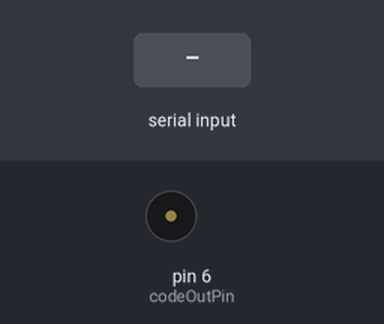
The sketch below on a simulated Arduino Uno, built with avr-gcc and run on an emulated ATmega328P. Shown: buzzer (waves = sounding). The inputs (shaded band) are chosen by the test bench. What the sketch prints to the serial monitor is not drawn.

Above: at 1.5 s.
1.6 s: "A\n" received over Serial
At 1.9 s:
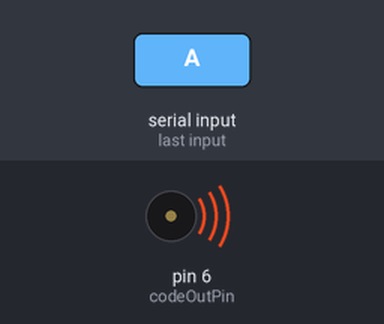
5.0 s: "B\n" received over Serial
At 6.6 s:
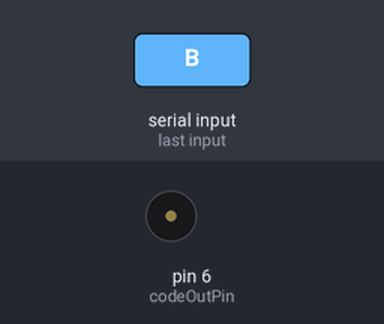
8.0 s: "C\n" received over Serial
At 8.22 s:
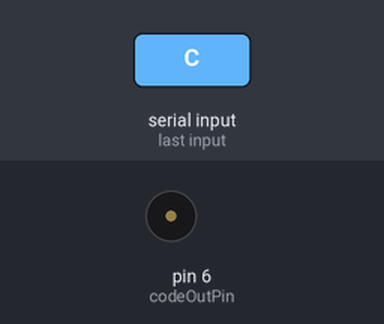
Timing chart, 0 to 11.0 s (numbered marks = the images above; inputs shaded):
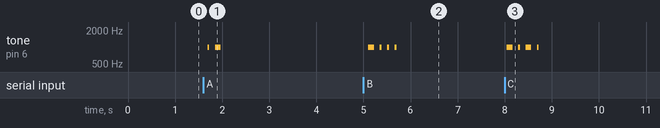

The sketch:

Arduino_Morse_Transcoder_Sketch.ino
```cpp
//Program Control Variables
//Int to control the flow of the program
//0 = User Input
//1 = Processing
//2 = Encoding/Transmitting
//3 = Reset

int progStage = 0;

//Serial Text Collection Variables
//-----------------------------------------------------------------------------------------
//String variable to collect and store raw text input
//the variable should be 1 more than the limit to allow detection of overrun
//Should be reset by variable reset function
String txtCollection = "";
//bool to indicate that text collection has completed
//Set to false once transmission is complete
bool txtCollectionComplete = false;

//Message Processing Variables
//-----------------------------------------------------------------------------------------
//Int to control the max characters allowed
int maxCharacters = 60;
//Bool to indicate that the message has been approved
//set to false once transmission complete
bool msgProcessingComplete = false;
//bool to stop processing if the message fails a condition
bool msgProcessingFailed = false;

//Encoding Processing Variables
//-----------------------------------------------------------------------------------------
//Bool to indicate that the message has been encoded
//Set to false once the transmission complete
bool morseEncodingComplete = false;
//String for accumulating the morse binary
String morseBinaryString = "";

//Transmission Processing Variable
//-----------------------------------------------------------------------------------------
//bool to indicate that the morse has finished transmitting
bool transmissionComplete = false;
//Int to store the tone frequency that the morse should be transmissed with
int msTone = 1000;
//int to store the time that each morse binary bit should play
//Based on the 5 character word "PARIS" - 20wpm requires a 60 ms dit(1)
int morseBinaryDelay = 40;

//++++++++++++++++
//Pin for sending out morse code tone
int codeOutPin = 6;

//-----------------------------------------------------------------------------------------
void setup() {
  //Start the Serial Connection
  Serial.begin(9600);

  //Set pin modes
  //Set pinMode for codeOutPin
  pinMode(codeOutPin, OUTPUT);
  digitalWrite(codeOutPin, LOW);

  //Introduce the program
  Serial.println(F("\n-----------------------------------------"));
  Serial.println(F("Morse Code Transcoder by Jonathan Ceis"));
  Serial.println(F("A project for Edmonds College - ENGR121"));
  Serial.println(F("-----------------------------------------"));
  Serial.println(F("Messages must be less than 60 characters long and contain a-z, A-Z, 0-9, and space characters\n"));
  Serial.println(F("++++++++++++++++++++++++++++++++++++++++++++++++++++++++++++++++++++++++++++++++++++++++++++++++\n"));
  //Send the first prompt to enter text
  prompt4Message();
}

void loop() {

  //INPUT
  //Wait for text input
  //Once text is input proceed
  while (progStage == 0 && !txtCollectionComplete){
    //If data is in the serial buffer then read it
    //Otherwise wait
    if(Serial.available() > 0){
      readSerialData();
    }
    else{
      //delay to prevent program from progressing
      delay(100);
    }
  }
  //if still in progStage 0 and text collection has been completed then update the program stage to 1
  if (progStage == 0 && txtCollectionComplete){
    progStage = 1;
  }

  //PROCESSING
  //Process the message once text collection has been completed
  if(progStage == 1 && !msgProcessingComplete){
    //call the function to process the message and set msgProcessingFailed to true if the text is not alphanumeric
    msgProcessingFailed = processMessage();
  }

  //if still in program stage 1 and processing has been completed check to see if msgProcessing failed
  //If message processing failed then go to program stage 3 to reset, otherwise proceed to stage 2 for encoding
  if (progStage == 1 && msgProcessingComplete){
    if(msgProcessingFailed){
      Serial.println(F("\n  --->!!! Transmission Aborted !!!!<---"));
      progStage = 3;
    }
    else {
      //Proceed with Encoding and transmitting
      progStage = 2;
    }
  }

  //ENCODING/TRANSMITTING
  //If processing is complete move on to encoding/transmitting
  if(progStage == 2 && !morseEncodingComplete){
    //Iterate through the txtCollection String and pass each character to the morseEncoder
    for(int i=0; i < txtCollection.length(); i++){
      Serial.print(F("  -Encoding: "));
      Serial.print(txtCollection[i]);
      Serial.print(F(" -> Transmitting: "));
      morseBinaryString = morseEncoder(txtCollection[i]);

      //Pass each character of the morse binary string to the morse transmitter
      for (int s=0; s < morseBinaryString.length(); s++){
        morseTransmission(morseBinaryString[s]);
      }
      //Print a new line after each letter is encoded and transmitted
      Serial.println();
    }

    //Set the the more encoding to true so the program knows to move on
    morseEncodingComplete = true;

  }
  //If still in program stage 2 and morse encoding is complete then set program stage to 3
  if(progStage == 2 && morseEncodingComplete){
        progStage = 3;
  }

  //RESET
  //Once the program has finished reset all the variables and prompt the user to enter text again
  if(progStage == 3){
    //Reset the variables
    resetProg();
    //Print a line of symbols to make it evident that the program is waiting for new input
    Serial.println(F("\n++++++++++++++++++++++++++++++++++++++++++++++++++++++++++++++++++++++++++++++++++++++++++++++++\n"));
    //Prompt the user to enter additional text
    prompt4Message();
    //Change program state to 0 to accept serial input
    progStage = 0;
  }
}

/*-----------------------------------------------------------------------------------------
 * Functions
 * ----------------------------------------------------------------------------------------
 */

 //Function to prompt the user for input
 void prompt4Message(){
  Serial.println(F("Please Enter Message to be Transcoded to Morse Code"));
 }

 //----------------------------------------------------------------------------------------
 //Function to read serial data
 //Will be used for message input and confirming text
 //Raw input will be added to a collection
 //Check if character is \n
 //if yes, stop collecting
 //if no, then add raw input to collection and keep going

 void readSerialData(){
  //read the serial data character by character
  char rawInput = (char)Serial.read();

  //Check to see if the character is \n
  //If yes, then stop collecting, set txtControl to y/n and txtCollectionComplete to true
  //if no, then add to collection and keep going
  if (rawInput == '\n'){
    txtCollectionComplete = true;
  }
  else{
    txtCollection += rawInput;
  }
 }

 //----------------------------------------------------------------------------------------
 //Function to process message

 //Display the processed text
 bool processMessage(){
  //Create a bool to identify if input was invalid
  bool invalidInput = false;
  //Print what was input by the user
  Serial.print(F("  -Original User Input: "));
  Serial.println(txtCollection);

  //Remove any leading or trailing whitespace
  txtCollection.trim();

  //Ensure the text input is less than 60 characters
  if(txtCollection.length() > maxCharacters){
    Serial.println(F("  -WARNING - Message Maxiumum Exceeded! - Please enter less than 60 Characters"));
    //set invalid input to true if message is too long
    invalidInput = true;
  }

  //parse the text to make sure that it is alphanumeric and only contains spaces
  //If illegal character then prompt to re-enter input
  for(int i=0; i < txtCollection.length(); i++){
    //Check to see if any of the characters are not alphanumeric or a space
    if(!isAlphaNumeric(txtCollection[i]) && !isSpace(txtCollection[i])){
      Serial.print(F("  -WARNING - Message Contains Invalid Characters - Message should only contain a-z, A-Z, 0-9, and space characters. --> Given: "));
      Serial.println(txtCollection[i]);
      //set msgProcessingFailed to true this will be used in void loop to reset the program
      //msgProcessingFailed = true;
      invalidInput = true;
    }
  }
  if(!invalidInput){
    //If valid, change all characters to uppercase
    txtCollection.toUpperCase();

    //print the processed message
    Serial.print(F("  -Processed Message:   "));
    Serial.println(txtCollection);
  }
  //Set the processing as complete so the program knows to move on
  msgProcessingComplete = true;
  //return the invalidInput value to void loop
  return invalidInput;
 }


 //----------------------------------------------------------------------------------------
 //Function to reset variables
 //Reset all text variables to ensure that old and new messages are not combined
 void resetProg(){
  //Set all stage statuses to false
  txtCollectionComplete = false;
  msgProcessingComplete = false;
  morseEncodingComplete = false;
  transmissionComplete = false;

  //Set Failure status to false
  msgProcessingFailed = false;

  //Reset text accumulators
  txtCollection.remove(0);
  morseBinaryString.remove(0);

  //Reset the progStage
  progStage = 0;
 }


 //----------------------------------------------------------------------------------------
 //Function to encode the message in morse
 //

 String morseEncoder(char x){


//----------------------------------------------------------------------------------------
 //Morse Code Variables
 //
 // Character - A Morse - Dit Dah Binary - 1000111000
 String mcA = "1000111000";
 // Character - B Morse - Dah Dit Dit Dit Binary - 111000100010001000
 String mcB = "111000100010001000";
 // Character - C Morse - Dah Dit Dah Dit Binary - 11100010001110001000
 String mcC = "11100010001110001000";
 // Character - D Morse - Dah Dit Dit Binary - 11100010001000
 String mcD = "11100010001000";
 // Character - E Morse - Dit Binary - 1000
 String mcE = "1000";
 // Character - F Morse - Dit Dit Dah Dit Binary - 100010001110001000
 String mcF = "100010001110001000";
 // Character - G Morse - Dah Dah Dit Binary - 1110001110001000
 String mcG = "1110001110001000";
 // Character - H Morse - Dit Dit Dit Dit Binary - 1000100010001000
 String mcH = "1000100010001000";
 // Character - I Morse - Dit Dit Binary - 10001000
 String mcI = "10001000";
 // Character - J Morse - Dit Dah Dah Dah Binary - 1000111000111000111000
 String mcJ = "1000111000111000111000";
 // Character - K Morse - Dah Dit Dah Binary - 1110001000111000
 String mcK = "1110001000111000";
 // Character - L Morse - Dit Dah Dit Dit Binary - 100011100010001000
 String mcL = "100011100010001000";
 // Character - M Morse - Dah Dah Binary - 111000111000
 String mcM = "111000111000";
 // Character - N Morse - Dah Dit Binary - 1110001000
 String mcN = "1110001000";
 // Character - O Morse - Dah Dah Dah Binary - 111000111000111000
 String mcO = "111000111000111000";
 // Character - P Morse - Dit Dah Dah Dit Binary - 10001110001110001000
 String mcP = "10001110001110001000";
 // Character -  Q Morse - Dah Dah Dit Dah Binary - 1110001110001000111000
 String mcQ = "1110001110001000111000";
 // Character - R Morse - Dit Dah Dit Binary - 10001110001000
 String mcR = "10001110001000";
 // Character - S Morse - Dit Dit Dit Binary - 100010001000
 String mcS = "100010001000";
 // Character - T Morse - Dah Binary - 111000
 String mcT = "111000";
 // Character - U Morse - Dit Dit Dah Binary - 10001000111000
 String mcU = "10001000111000";
 // Character - V Morse - Dit Dit Dit Dah Binary - 100010001000111000
 String mcV = "100010001000111000";
 // Character - W Morse - Dit Dah Dah Binary - 1000111000111000
 String mcW = "1000111000111000";
 // Character - X Morse - Dah Dit Dit Dah Binary - 11100010001000111000
 String mcX = "11100010001000111000";
 // Character - Y Morse - Dah Dit Dah Dah Binary - 1110001000111000111000
 String mcY = "1110001000111000111000";
 // Character - Z Morse - Dah Dah Dit Dit Binary - 11100011100010001000
 String mcZ = "11100011100010001000";
 // Character - 1 Morse - Dit Dah Dah Dah Dah Binary - 1000111000111000111000111000
 String mc1 = "1000111000111000111000111000";
 // Character - 2 Morse - Dit Dit Dah Dah Dah Binary - 10001000111000111000111000
 String mc2 = "10001000111000111000111000";
 // Character - 3 Morse - Dit Dit Dit Dah Dah Binary - 100010001000111000111000
 String mc3 = "100010001000111000111000";
 // Character - 4 Morse - Dit Dit Dit Dit Dah Binary - 1000100010001000111000
 String mc4 = "1000100010001000111000";
 // Character - 5 Morse - Dit Dit Dit Dit Dit Binary - 10001000100010001000
 String mc5 = "10001000100010001000";
 // Character - 6 Morse - Dah Dit Dit Dit Dit Binary - 1110001000100010001000
 String mc6 = "1110001000100010001000";
 // Character - 7 Morse - Dah Dah Dit Dit Dit Binary - 111000111000100010001000
 String mc7 = "111000111000100010001000";
 // Character - 8 Morse - Dah Dah Dah Dit Dit Binary - 11100011100011100010001000
 String mc8 = "11100011100011100010001000";
 // Character - 9 Morse - Dah Dah Dah Dah Dit Binary - 1110001110001110001110001000
 String mc9 = "1110001110001110001110001000";
 // Character - 0 Morse - Dah Dah Dah Dah Dah Binary - 111000111000111000111000111000
 String mc0 = "111000111000111000111000111000";
 // Character - Space Morse - M.Gap Binary - 0000
 String mcSpace = "0000";


//Depending on which character is passed add the binary value to the morseBinaryString
  switch (x){
    case 'A':
      return mcA;
      break;
    case 'B':
      return mcB;
      break;
    case 'C':
      return mcC;
      break;
    case 'D':
      return mcD;
      break;
    case 'E':
      return mcE;
      break;
    case 'F':
      return mcF;
      break;
    case 'G':
      return mcG;
      break;
    case 'H':
      return mcH;
       break;
    case 'I':
      return mcI;
      break;
    case 'J':
      return mcJ;
      break;
    case 'K':
      return mcK;
      break;
    case 'L':
      return mcL;
      break;
    case 'M':
      return mcM;
      break;
    case 'N':
      return mcN;
      break;
    case 'O':
      return mcO;
      break;
    case 'P':
      return mcP;
      break;
    case 'Q':
      return mcQ;
      break;
    case 'R':
      return mcR;
      break;
    case 'S':
      return mcS;
      break;
    case 'T':
      return mcT;
      break;
    case 'U':
      return mcU;
      break;
    case 'V':
      return mcV;
      break;
    case 'W':
      return mcW;
      break;
    case 'X':
      return mcX;
      break;
    case 'Y':
      return mcY;
      break;
    case 'Z':
      return mcZ;
      break;
    case '0':
      return mc0;
      break;
    case '1':
      return mc1;
      break;
    case '2':
      return mc2;
      break;
    case '3':
      return mc3;
      break;
    case '4':
      return mc4;
      break;
    case '5':
      return mc5;
      break;
    case '6':
      return mc6;
      break;
    case '7':
      return mc7;
      break;
    case '8':
      return mc8;
      break;
    case '9':
      return mc9;
      break;
    case ' ':
      return mcSpace;
      break;
    default:
      Serial.println(F("Something has gone very wrong! Encoder received invalid character!"));
      break;
  }

//this is the end of the morse encoder
 }

 /*
  * Morse Transmission Function
  */

  void morseTransmission(char x){
    //print the character being processed
    Serial.print(x);
    //Determine if tone is supposed to be off or on
    //If 0 then set the codeOutPin to noTone
    if(x == '0'){
      noTone(codeOutPin);
    }
    //If 1 then turn on the tone
    else if(x == '1'){
      tone(codeOutPin, msTone);
    }
    else{
      Serial.println(F("Something has gone horribly wrong! A non-binary character has reached the encoder"));
    }

    //Delay for the time that the morse binary character should be on or off
    delay(morseBinaryDelay);

  }
```

Measured:
- after the input at 1.6 s, tone on pin 6 (codeOutPin): silent → 1000 Hz after 0.09 s, → silent 0.04 s later, → 1000 Hz 0.12 s later, → silent 0.12 s later
- after the input at 5.0 s, tone on pin 6 (codeOutPin): silent → 1000 Hz after 0.11 s, then repeats every 0.16 s: silent 0.12 s, 1000 Hz 0.04 s, until it stays silent from 5.7 s
- after the input at 8.0 s, tone on pin 6 (codeOutPin): plays 1000 Hz for 0.12 s, 1000 Hz for 0.04 s, 1000 Hz for 0.12 s, 1000 Hz for 0.04 s, starting at once
